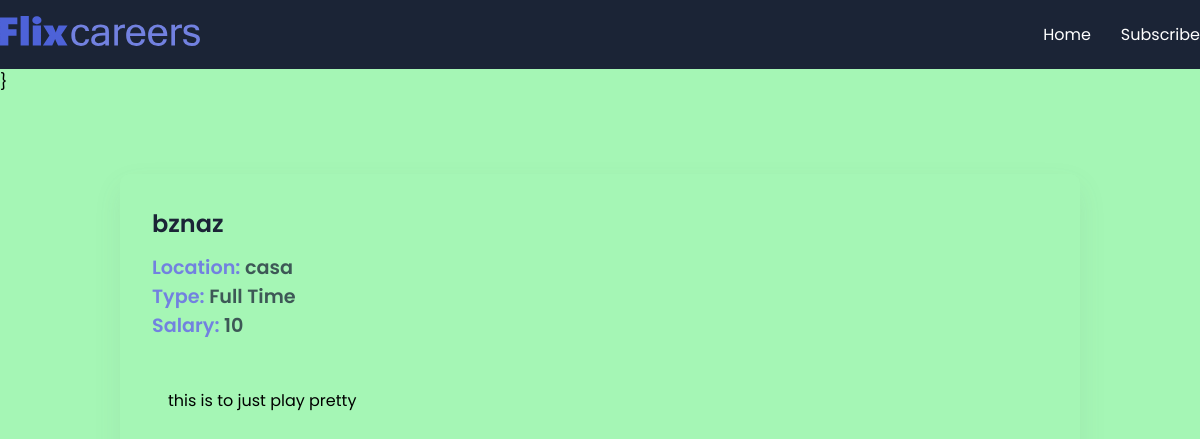
The app's page /jobs/job/3 with its own data.
### the_app/models.py (models this page shows, shortened)
class JobPost(models.Model):
	JOB_TYPE_CHOICES = [
		('Full Time', 'Full Time'),
		('Part Time', 'Part Time'),
	]
	title = models.CharField(max_length=200)
	description = models.TextField()
	date = models.DateTimeField(auto_now_add=True)
	expiry = models.DateField(null=True)
	salary = models.IntegerField()
	slug = models.SlugField(null=True, max_length=40, unique=True)
	location = models.ForeignKey(Location, on_delete=models.CASCADE, null=True)
	author = models.ForeignKey(Author, on_delete=models.CASCADE, null=True)
	skills = models.ManyToManyField(Skills)
	type = models.CharField(max_length=200, null=False, choices=JOB_TYPE_CHOICES)
	def __str__(self):
		return self.title + ' <' + str(self.salary) + '>'

class Location(models.Model):
	street = models.CharField(max_length=200)
	city = models.CharField(max_length=100)
	state = models.CharField(max_length=100, blank=True)
	country = models.CharField(max_length=150)
	zip = models.CharField(max_length=10, blank=True)

### the_app/views.py (the view)
# urls.py: path('job/<int:id>', views.job_details, name='job_details'),
def job_details(req, id):
    try:
        job = JobPost.objects.get(id=id)
        print(f"job {job.id} : {job}")
        ctx = {"job": job}
        return render(req, 'the_app/job-details.html', ctx)
    except Exception as e:
        print(e)
        return HttpResponseNotFound("Not found")

### the_app/templates/the_app/job-details.html (shortened to what this page needs)
{% extends "base.html" %}
{% block content %}
    <section>
      <div class="container">
        <div class="view-post">
          <h1 class="jobtitle">
            {{job.title}}
          </h1>
          <p class="location it">Location: <span>{{job.location.city}}</span></p>
          <p class="status it">Type: <span>{{job.type}}</span></p>
          <p class="budget it">Salary: <span>{{job.salary}}</span></p>
          <div class="desc">
            <p class="details">
              {{job.description}}
            </p>
          </div>
        </div>
      </div>
    </section>
{% endblock content %}

### the_app/static/the_app/style.css (style rules this page uses)
* { margin: 0; padding: 0; box-sizing: border-box; font-family: "Poppins", sans-serif; }
:root { --blue: #4d62d8; --lblue: #7281e0; --card: #fdfdfd; --shadow: #64646f17 0px 12px 29px 0px; --nav: #1b2436; }
body { background: #a5f6b5; }
.container { max-width: 1200px; margin: auto; }
.view-post { width: 80%; border-radius: 10px; box-shadow: var(--shadow); margin: 5em auto; padding: 2em; }
.desc { max-height: 300px; overflow-y: scroll; margin: 2em 0; padding: 1em; }
.jobtitle { font-size: 1.5rem; color: var(--nav); font-weight: 600; margin-bottom: 0.5em; }
.it { font-size: 1.2rem; font-weight: 600; color: var(--lblue); }
.it span { color: #1b2436c0; }

### records on screen
JobPost: title "bznaz", location.city "casa", type "Full Time", salary "10", description "this is to just play pretty"
